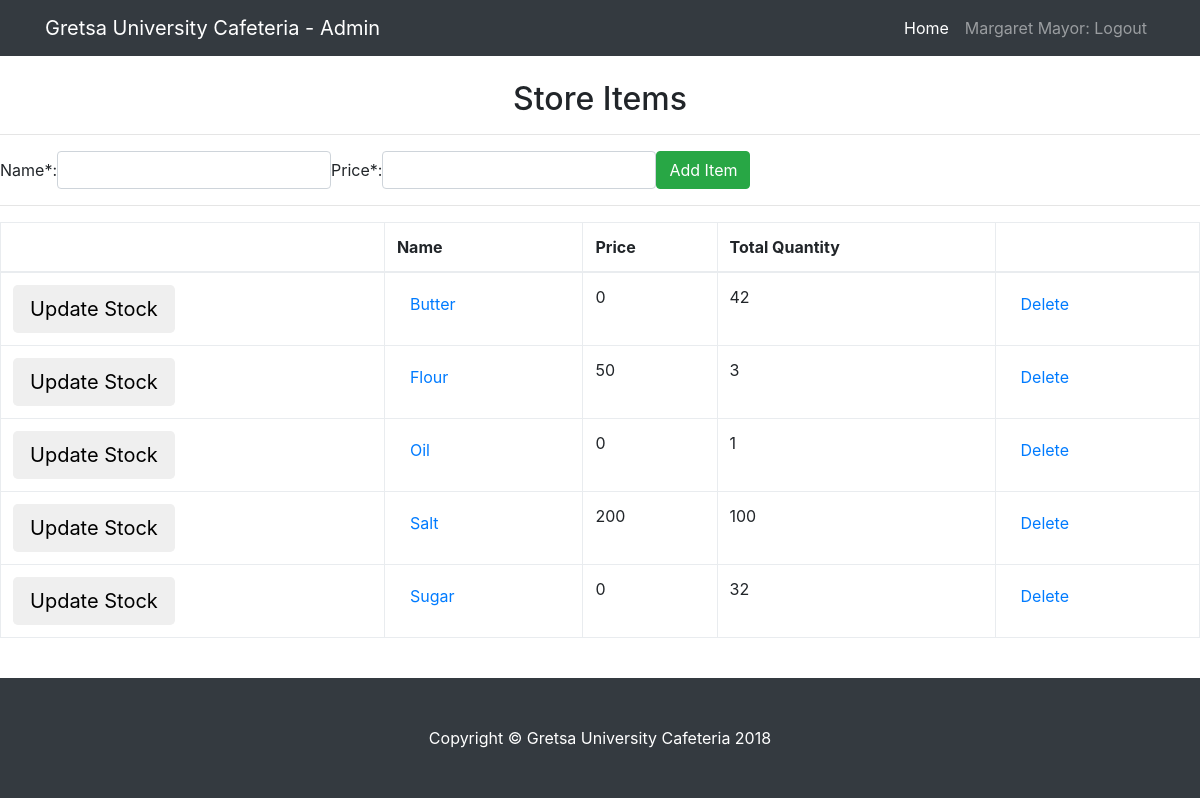
/admin/stock.php (signed in), run on the app's committed database.
### tables this page shows
CREATE TABLE IF NOT EXISTS `stock` (
  `id` int(11) NOT NULL AUTO_INCREMENT,
  `name` varchar(50) NOT NULL DEFAULT '0',
  `date` timestamp NOT NULL DEFAULT CURRENT_TIMESTAMP,
  `quantity` double DEFAULT '0',
  `price` int(11) DEFAULT '0',
  `arch` smallint(6) DEFAULT '0',
  PRIMARY KEY (`id`)
);

### admin/stock.php (the view, shortened to what this page needs)
<?php
require_once '../core.php';
$id = $_SESSION["adminid"];
$waiterR = $db->query("SELECT * FROM admin WHERE id='$id'");
$waiter = mysqli_fetch_assoc($waiterR);
$sql = "SELECT * FROM stock WHERE arch='0' order by name ASC";
$results = $db->query($sql);
?>
<!DOCTYPE html>
<html lang="en">
  <head>
    <link href="../vendor/bootstrap/css/bootstrap.min.css" rel="stylesheet">
    <link href="../css/blog-home.css" rel="stylesheet">
  </head>
  <body>
    <nav class="navbar navbar-expand-lg navbar-dark bg-dark fixed-top">
      <div class="container">
        <a class="navbar-brand" href="#">Gretsa University Cafeteria - Admin</a>
        <div class="collapse navbar-collapse" id="navbarResponsive">
         <ul class="navbar-nav ml-auto">
            <li class="nav-item active">
              <a class="nav-link" href="index.php">Home
              </a>
            </li>
            <li class="nav-item">
              <a class="nav-link" href="logout.php"><?=$waiter['name'];?>: Logout</a>
            </li>
          </ul>
        </div>
      </div>
    </nav>
	<br>
    <div class="">
      <div class="">
        <h2 class="text-center">Store Items</h2><hr>
	<form class="form-inline" action="stock.php" method="post">
		<div class="form-group">
			<label for="stock">Name*:</label>
			<input type="text" class="form-control" name="stock" id="stock" required />
			<label for="price">Price*:</label>
			<input type="text" class="form-control" name="price" id="price" required />
			<input type="submit" name="add_submit" value="Add Item" class="btn btn-success"/>
		</div>
	</form>
<hr>
<table class="table table-bordered stable-striped table-auto table-condensed">
	<thead>
		<th></th>
		<th>Name</th>
		<th>Price</th>
		<th>Total Quantity</th>
		<th></th>
	</thead>
	<tbody>
	<?php while($stock = mysqli_fetch_assoc($results)) : ?>
		<tr>
			<td><button type="button" class="btn btn-lg btn-default" onCLick="detailsmodal(<?= $stock['id']; ?>)">Update Stock</button></td>
			<td><a href="viewstock.php?view=<?=$stock['id']; ?>" class="btn btn-xs btn-default"><?=$stock['name']; ?></a></td>
			<td><?=$stock['price']; ?></td>
			<td><?=$stock['quantity']; ?></td>
			<td><a href="stock.php?delete=<?=$stock['id']; ?>" class="btn btn-xs btn-default">Delete<span class="glyphicon glyphicon-remove-sign"></span></a></td>
		</tr>
		<?php endwhile; ?>
	</tbody>
</table>
      </div>
	  <br>
    </div>
    <footer class="py-5 bg-dark">
      <div class="container">
        <p class="m-0 text-center text-white">Copyright &copy; Gretsa University Cafeteria 2018</p>
      </div>
    </footer>
  </body>
</html>

### css/blog-home.css (style rules this page uses)
body { padding-top: 54px; }
@media (min-width: 992px) { body { padding-top: 56px; } }

### data on the page
stock: name "Butter", price "0", quantity "42"
stock: name "Flour", price "50", quantity "3"
stock: name "Oil", price "0", quantity "1"
stock: name "Salt", price "200", quantity "100"
stock: name "Sugar", price "0", quantity "32"

### other printed values
$waiter['name'] "Margaret Mayor"
